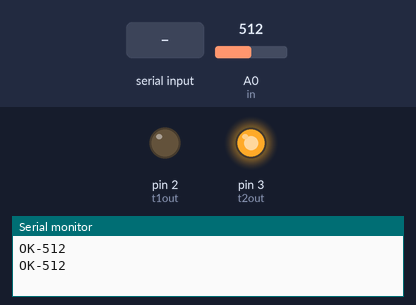
Simulated run of this sketch. Board: Arduino Uno, built with avr-gcc and run on an emulated ATmega328P. Shown: output pins drawn as LEDs (lit = HIGH), the last lines printed to the serial monitor. Dashed ring = blinking. The test bench sets the inputs (shaded band); at power-on: A0 (in) = 512.

Above: at 1.9 s.
2.0 s: "2" received over Serial
At 3.1 s:
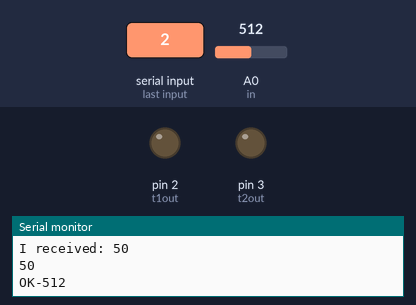
5.9 s: "4" received over Serial
At 6.7 s:
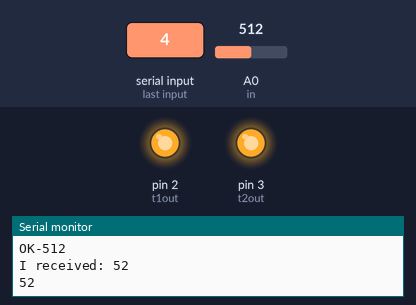
10.1 s: A0 (in) set to 105
13.6 s: A0 (in) set to 96
At 15.0 s:
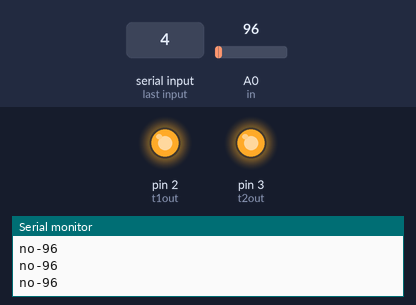
16.4 s: A0 (in) set to 122
At 16.8 s:
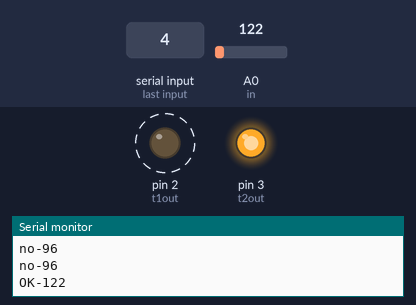
20.6 s: A0 (in) set to 90
At 21.3 s:
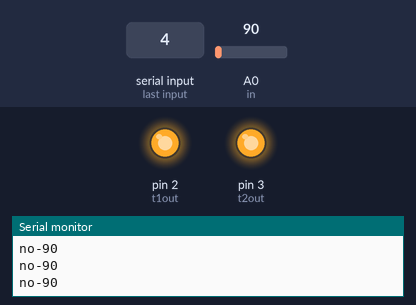
Timing chart, 0 to 23.2 s (numbered marks = the images above; inputs shaded):
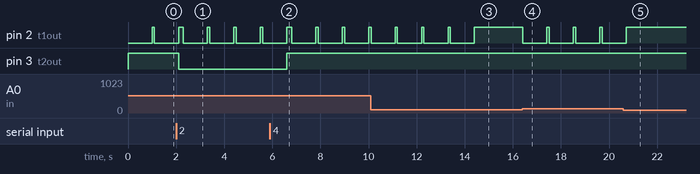

The sketch:

driver.ino
```cpp
byte t1in = A0,
     t2in = A1,
     t1out = 2,
     t2out = 3;

byte in = 0, out = 0;

int sensorReading = 0;
const int threshold = 100;

void one();
void two();

typedef void (*handler)(void);
handler curr = one;
handler next = two;

void setup() {
  pinMode(t1out, OUTPUT);
  digitalWrite(t1out, HIGH);

  pinMode(t2out, OUTPUT);
  digitalWrite(t2out, HIGH);

  Serial.begin(9600);
}

void loop() {
  //byte v = 0;
  //for(int i = 0; i < 2; ++i) {
    //if(analogRead(i) < threshold) continue;

int v = analogRead(0);
  if(v > threshold){
    Serial.print("OK-");
    Serial.println(v);

    digitalWrite(t1out, LOW);
delay(1000);
    digitalWrite(t1out, HIGH);
  }
  else if (v > 10) {
    Serial.print("no-");
    Serial.println(v);
  }
  //}

  if (Serial.available() > 0) {
    // read the incoming byte:
    byte ser = Serial.read();

    String s = String(ser);

    // say what you got:
    Serial.print("I received: ");
    Serial.println(ser, DEC);
    Serial.println(s);

    switch(ser) {
      case 49: digitalWrite(t1out, LOW); break;
      case 50: digitalWrite(t2out, LOW); break;
      case 51: digitalWrite(t1out, HIGH); break;
      case 52: digitalWrite(t2out, HIGH); break;
      case 53: toggle();
      default: Serial.write("unsupported operation");
    }

    delay(100);
  }

  delay(100);
}

//  if(in1 >= threshold) {
//    digitalWrite(t1out, LOW);
//      Serial.write("toggle1");
//  }
//
//  if(in2 >= threshold) {
//    digitalWrite(t2out, LOW);
//      Serial.write("toggle2");
//  }
//}

void toggle() {
  handler t = next;
  next = curr;
  curr = t;
  Serial.write("toggle");
}

void one() {
  if(check(t1in)) {
    Serial.write("one");
    digitalWrite(t2out, LOW);
    digitalWrite(t1out, HIGH);
  }
}

void two() {
  if(check(t2in)) {
    Serial.write("two");
    digitalWrite(t1out, LOW);
    digitalWrite(t2out, HIGH);
  }
}

byte check(byte in) {
  delay(100);
  sensorReading = analogRead(in);
  if (sensorReading >= threshold) {
    toggle();
    return 1;
  }
  return 0;
}
```

Measured:
- after the input at 2.0 s, pin 3 (t2out): HIGH → LOW after 0.10 s
- after the input at 5.9 s, pin 3 (t2out): LOW → HIGH after 0.70 s
- after the input at 13.6 s, pin 2 (t1out): goes on until 14.4 s, then stays HIGH
- after the input at 16.4 s, pin 2 (t1out): alternates HIGH for 0.10 s and LOW for 1.0 s, starting at once
- after the input at 20.6 s, pin 2 (t1out): goes on until 20.7 s, then stays HIGH
- by itself, pin 2 (t1out): repeats every 1.1 s: LOW 1.0 s, HIGH 0.10 s
